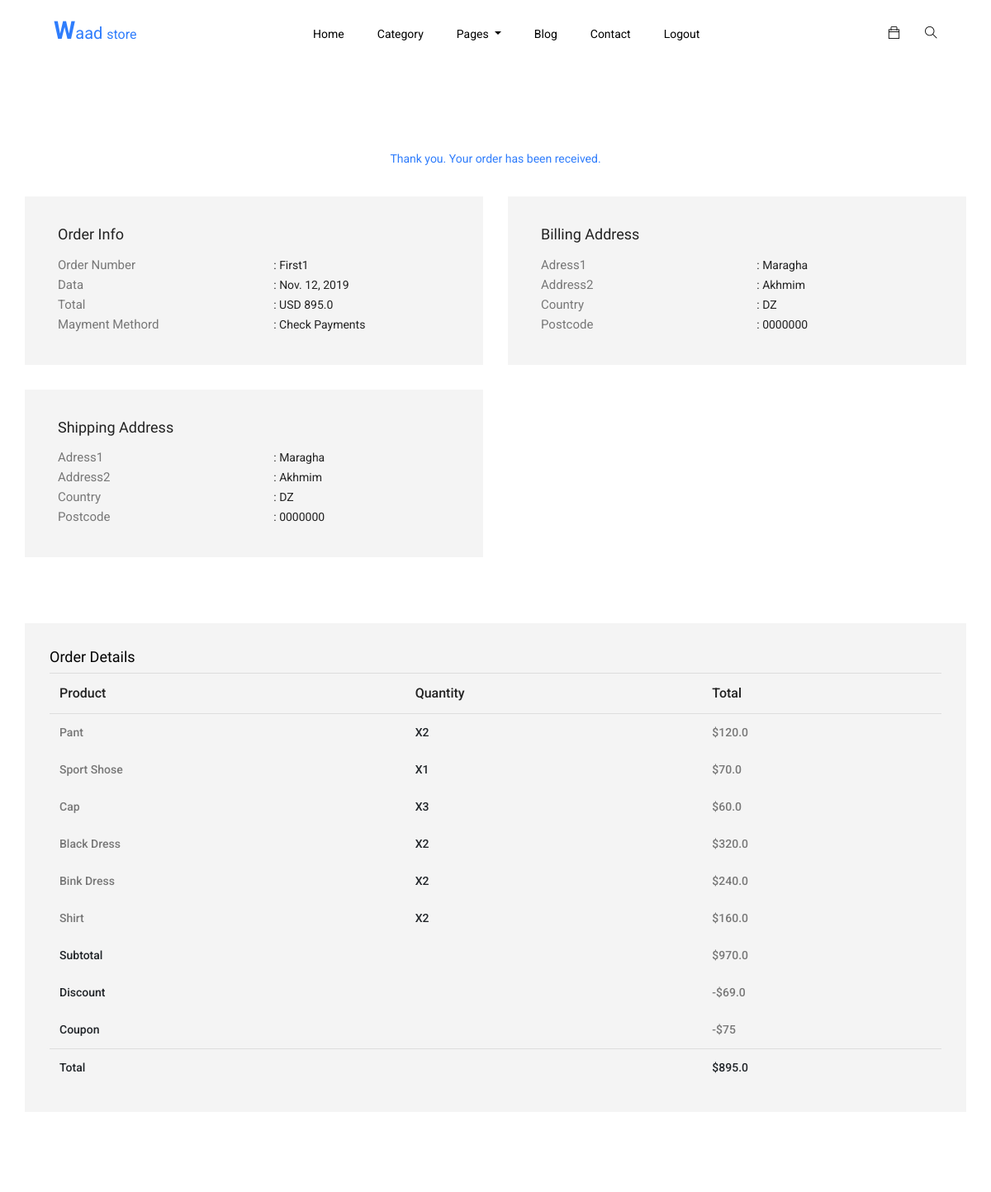
Page /confirmation/ (signed in, upper part) on the earlier database version.
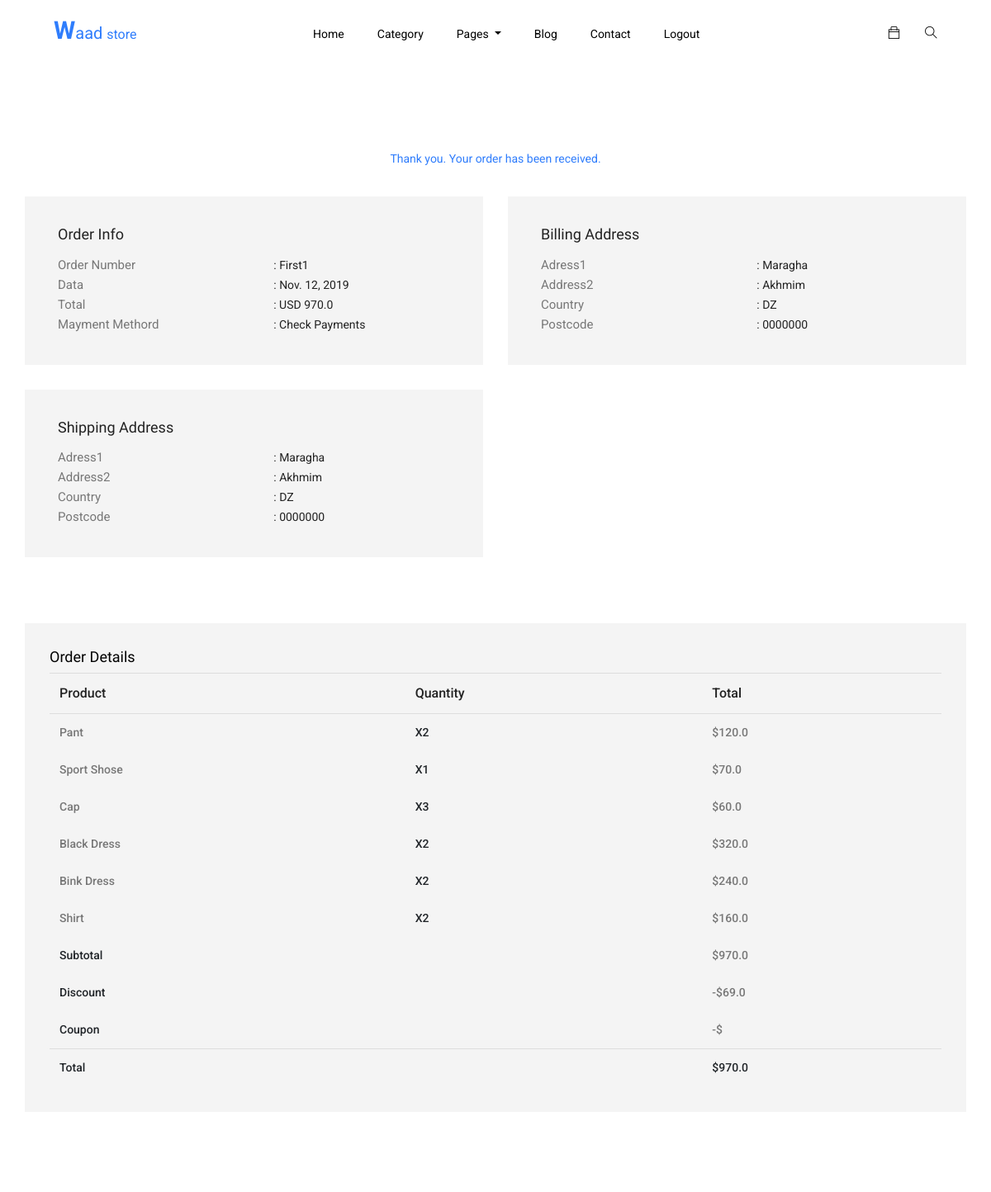
Same page on the later database version.
### main/models.py (models this page shows, shortened)
class Order(models.Model):
    user  = models.ForeignKey(User, on_delete=models.CASCADE)
    items = models.ManyToManyField(OrederItem )
    ref_code = models.CharField(max_length=20)
    ordered  = models.BooleanField(default=False)
    created_at = models.DateTimeField(auto_now_add=True)
    ordered_at = models.DateTimeField(default = timezone.now)
    shipping_address = models.ForeignKey('Address', related_name="shipping_address",
                                        on_delete=models.SET_NULL, blank=True, null=True)
    billing_address  = models.ForeignKey('Address', related_name="billing_address",
                                        on_delete=models.SET_NULL, blank=True, null=True)
    coupon = models.ForeignKey('Coupon', on_delete=models.CASCADE, blank=True, null=True)
    in_way   = models.BooleanField(default=False)
    received = models.BooleanField(default=False)
    refund_requested = models.BooleanField(default=False)
    refund_granted   = models.BooleanField(default=False)
    def get_Subtotal(self):
        total = 0
        for item_order in self.items.all():
            total += item_order.get_total_price()
        return total
    def get_subtotal_discount(self):
        total = 0
        for item_order in self.items.all():
            total += item_order.get_total_discount()
        return total
    def get_total(self):
        total = 0
        for item_order in self.items.all():
            total += item_order.get_total_price()
        if self.coupon:
            total -= self.coupon.amount
        return total

class OrederItem(models.Model):
    user = models.ForeignKey(User, on_delete=models.CASCADE)
    item = models.ForeignKey(Item, on_delete=models.CASCADE)
    quantity = models.IntegerField(default=1)
    ordered   = models.BooleanField(default=False)
    def get_total_price(self):
        return self.quantity * self.item.new_price
    def get_total_discount(self):
        if self.item.old_price:
            return self.quantity * (self.item.old_price - self.item.new_price)
        else:
            return 0

class Item(models.Model):
    title = models.CharField(max_length = 23)
    new_price = models.FloatField()
    old_price = models.FloatField(blank=True, null=True)
    image = models.ImageField()
    description = models.TextField()
    for_who = models.CharField(max_length = 1, choices= FOR_WHO_CHOISE)
    category = models.CharField(max_length = 1, choices= CATEGORY_CHOISE)
    stock = models.IntegerField()
    new_arrival = models.BooleanField()
    size = models.CharField(max_length = 23,)
    width = models.FloatField()
    height = models.FloatField()
    weight = models.IntegerField()
    quality_checking = models.CharField(max_length = 3, choices= QUALITY_CHOISE )
    code = models.CharField(max_length = 23, unique=True)
    slug = models.SlugField(unique=True, allow_unicode=True)
    created_at = models.DateTimeField(auto_now_add=True)
    update_at = models.DateTimeField(default = timezone.now)

class Coupon(models.Model):
    code = models.CharField(max_length=16)
    amount = models.IntegerField()

class Address(models.Model):
    user = models.ForeignKey(User, on_delete=models.CASCADE)
    address_one  = models.CharField(max_length=325)
    address_two  = models.CharField(max_length=325)
    phone_number = models.IntegerField(blank=True, null=True)
    email   = models.EmailField(blank=True, null=True)
    country = CountryField(multiple=False)
    zip     = models.CharField(max_length=9)
    town    = models.CharField(max_length=325)
    address_type = models.CharField(max_length=1, choices= ADDRESS_CHOICE)
    defualt = models.BooleanField(default=False)
    class Meta:
        verbose_name_plural = 'Addresses'

### main/views.py (the view)
# urls.py: path('confirmation/', views.ConfirmatonView.as_view(), name = 'confirmation'),
class ConfirmatonView(View):
    def get(self, *args, **kwargs):
        try:
            order = Order.objects.get(user = self.request.user)
            context = { 'order':order,
                        }
            return render(self.request,"confirmation.html",context )
        except ObjectDoesNotExist:
            messages.info(self.request, 'you not have any orders')
            return redirect('main:home')

### templates/confirmation.html (shortened to what this page needs)
{% extends "base.html" %}
{% load static %}
{% block body_content %}
  <section class="confirmation_part section_padding">
    <div class="container">
      <div class="row">
        <div class="col-lg-12">
          <div class="confirmation_tittle">
            <span>Thank you. Your order has been received.</span>
          </div>
        </div>
        <div class="col-lg-6 col-lx-4">
          <div class="single_confirmation_details">
            <h4>order info</h4>
            <ul>
              <li>
                <p>order number</p><span>: {{order.ref_code}}</span>
              </li>
              <li>
                <p>data</p><span>: {{order.ordered_at|date}} </span>
              </li>
              <li>
                <p>total</p><span>: USD {{order.get_total}}</span>
              </li>
              <li>
                <p>mayment methord</p><span>: Check payments</span>
              </li>
            </ul>
          </div>
        </div>
        <div class="col-lg-6 col-lx-4">
          <div class="single_confirmation_details">
            <h4>Billing Address</h4>
            <ul>
              <li>
                <p>adress1</p><span>: {{order.billing_address.address_one}}</span>
              </li>
              <li>
                <p>address2</p><span>: {{order.billing_address.address_two}}</span>
              </li>
              <li>
                <p>country</p><span>: {{order.billing_address.country}}</span>
              </li>
              <li>
                <p>postcode</p><span>: {{order.billing_address.zip}}</span>
              </li>
            </ul>
          </div>
        </div>
        <div class="col-lg-6 col-lx-4">
          <div class="single_confirmation_details">
            <h4>shipping Address</h4>
            <ul>
              <li>
                <p>adress1</p><span>: {{order.shipping_address.address_one}}</span>
              </li>
              <li>
                <p>address2</p><span>: {{order.shipping_address.address_two}}</span>
              </li>
              <li>
                <p>country</p><span>: {{order.shipping_address.country}}</span>
              </li>
              <li>
                <p>postcode</p><span>: {{order.shipping_address.zip}}</span>
              </li>
            </ul>
          </div>
        </div>
      </div>
      <div class="row">
        <div class="col-lg-12">
          <div class="order_details_iner">
            <h3>Order Details</h3>
            <table class="table table-borderless">
              <thead>
                <tr>
                  <th scope="col" colspan="2">Product</th>
                  <th scope="col">Quantity</th>
                  <th scope="col">Total</th>
                </tr>
              </thead>
              <tbody>
                {% for order_item in order.items.all %}
                <tr>
                  <th colspan="2"><span>{{order_item.item.title}}</span></th>
                  <th>x{{order_item.quantity}}</th>
                  <th> <span>${{order_item.get_total_price}}</span></th>
                </tr>
                {% endfor %}
                <tr>
                  <th colspan="3">Subtotal</th>
                  <th> <span>${{order.get_Subtotal}}</span></th>
                </tr>
                <tr>
                  <th colspan="3">Discount</th>
                  <th><span>-${{order.get_subtotal_discount}}</span></th>
                </tr>
                <tr>
                  <th colspan="3">coupon</th>
                  <th><span>-${{order.coupon.amount}}</span></th>
                </tr>
              </tbody>
              <tfoot>
                <tr>
                  <th scope="col" colspan="3">Total</th>
                  <th scope="col">${{order.get_total}}</th>
                </tr>
              </tfoot>
            </table>
          </div>
        </div>
      </div>
    </div>
  </section>
  {% endblock %}

Differences in the rows shown:
changed Order "First1": get_total "895.0" → "970.0"; coupon.amount "75" → (not shown)
